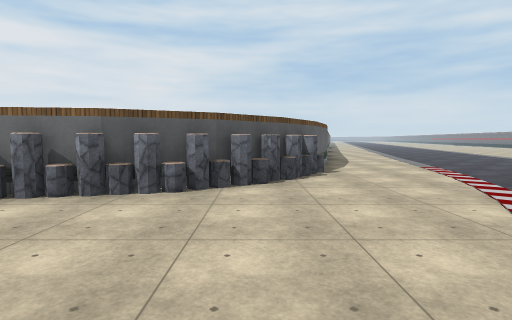
view 1 (above)

20 first-person views from a walk through a 3-D level made in the Unity game engine. The camera is 1.5 m above the floor, tilts 4° down and sees 80° across. The floor is counted in squares, 2 m on a side. Each view is taken from the middle of a square. On the plan, view 1 faces up. The plan holds only what a view shows up to about 10 squares ahead; the rest is blank. The place goes on beyond the plan. Some surface patterns are stand-ins.

view 2
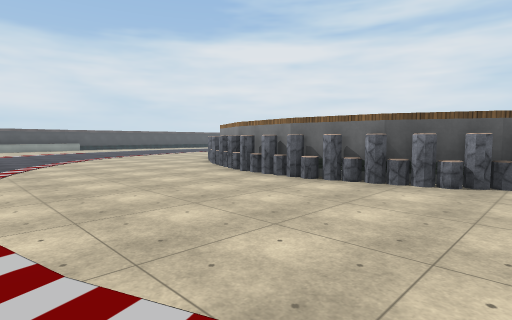

view 3
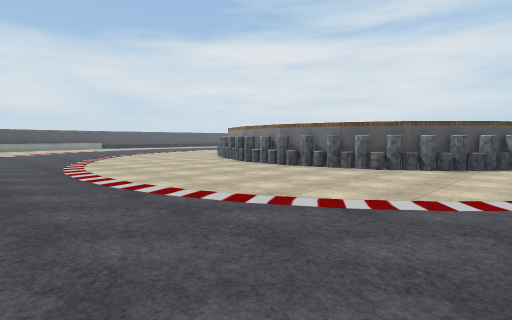

view 4
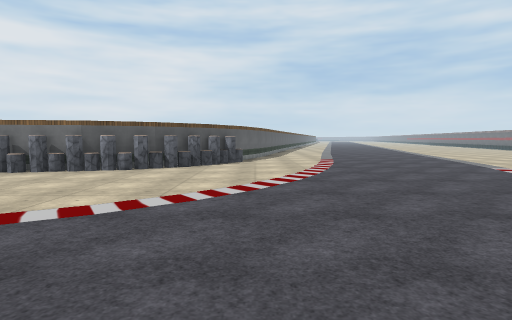

view 5
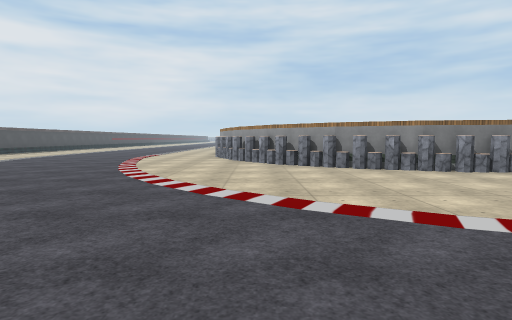

view 6
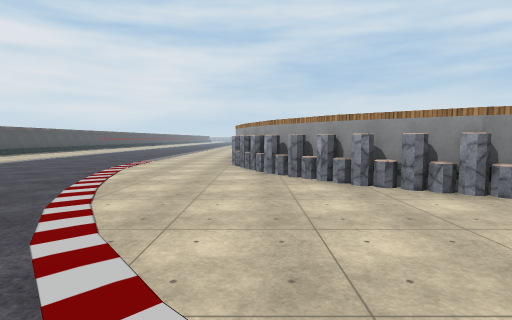

view 7
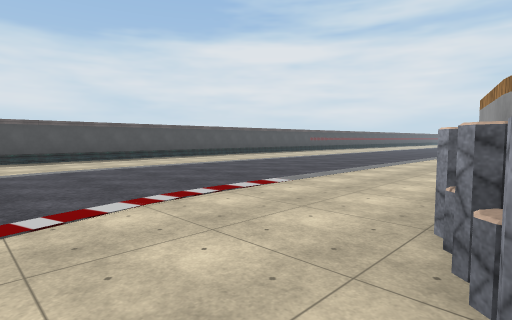

view 8
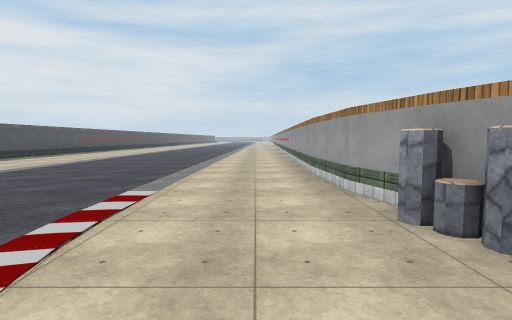

view 9
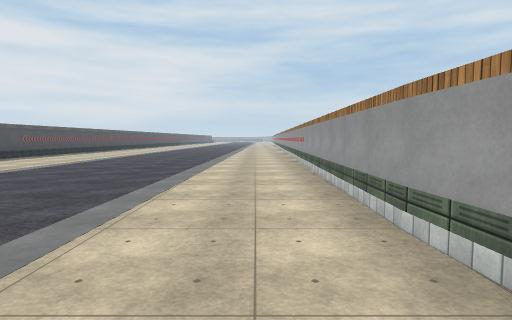

view 10
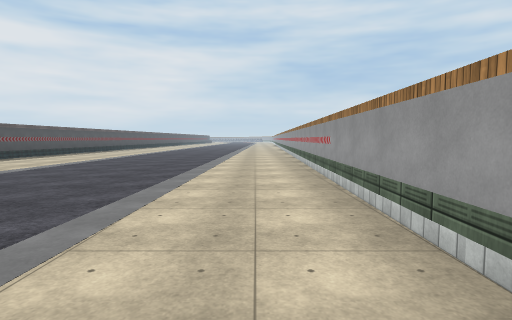

view 11
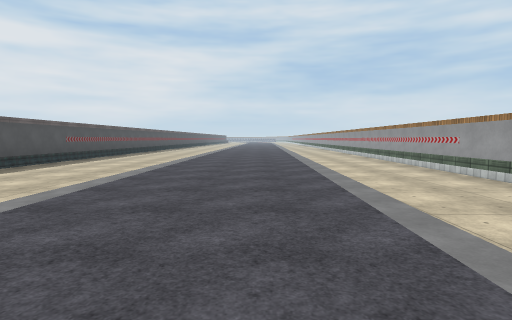

view 12
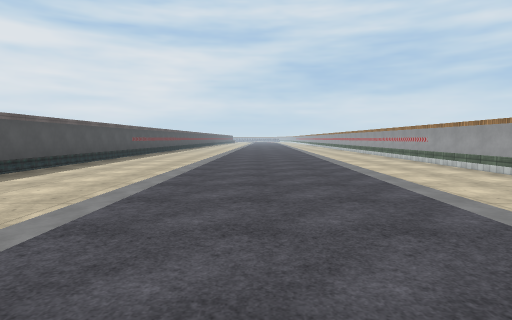

view 13
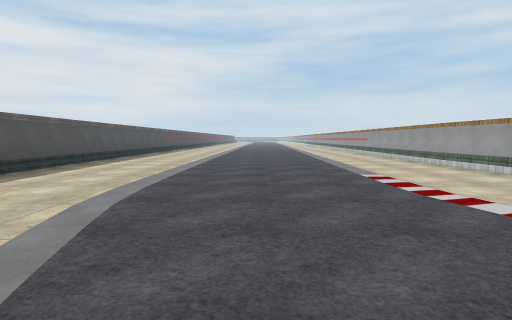

view 14
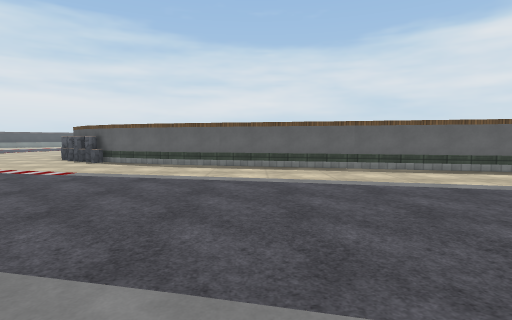

view 15
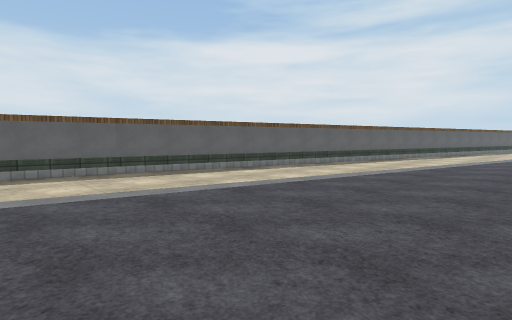

view 16
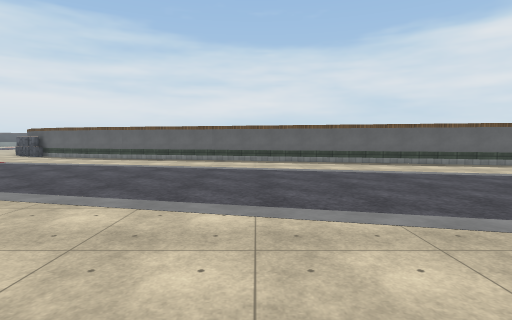

view 17
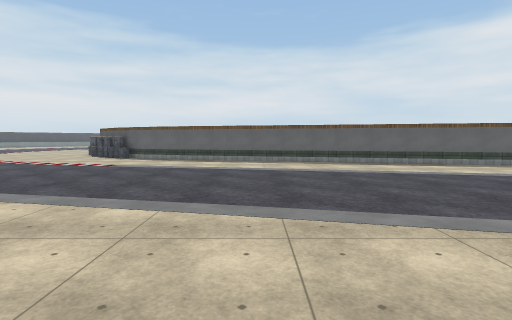

view 18
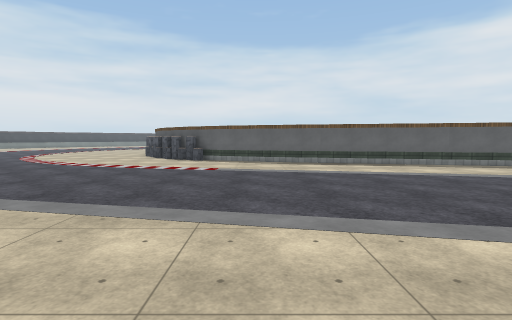

view 19
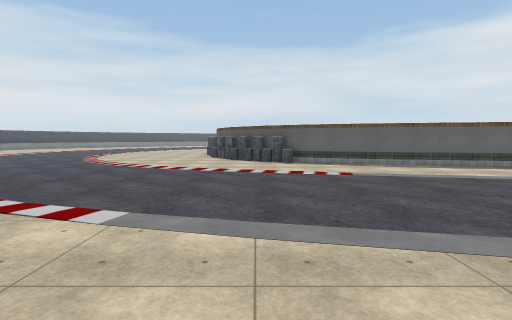

view 20
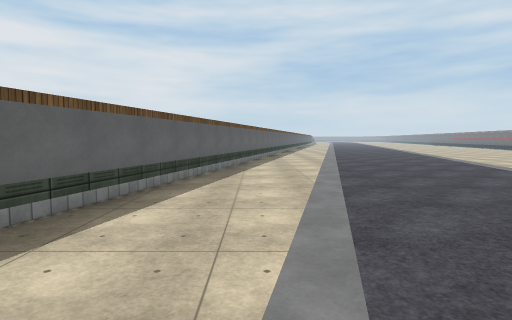

### Floor plan
Points are (right, up) in squares from view 1. A wall is a line through its corners. A room is listed if a view was taken in it or the views show most of it. See-through windows are left out.
Room 1 (views 1, 2, 3, 4, 5, 6, 7, 8, 9, 10, 11, 12, 13, 14, 15, 16, 17, 18, 19, 20)
walls: (-3.3, 3.6) (-4.3, 3.8); (-3.9, 4.1) (-5.8, 4.3); (-3.2, 3.8) (-4, 3.5); (-4.8, 4) (-5.2, 3.8); (-6, 4) (-6.5, 4.3) (-6.7, 4.3); (-2.1, 4.3) (-4.1, 4.1); (-6, 4.4) (-6.5, 4.6); (-1.7, 4.6) (-2.2, 4.3); (-1.4, 4.3) (-1.8, 4); (-1.1, 4.2) (-1.6, 4.2); (-6.7, 4.7) (-7.9, 5.3); (-0.4, 4.6) (-0.9, 4.5); (-7.8, 4.7) (-8.4, 5.3); (-7.9, 5.2) (-9.6, 6.6); (0.2, 5.2) (0, 4.8); (0.7, 5.5) (0.2, 5.4); (0.6, 6.2) (-0.6, 5.1) (-1.5, 4.6); (-8.9, 5.8) (-9.4, 5.8); (-9.1, 5.6) (-9.4, 5.9); (1, 6.4) (0.9, 5.9); (1.2, 6.2) (0.8, 5.9); (-9.5, 6.5) (-10.6, 8.1); (-9.9, 6.3) (-10.1, 6.9); (1.4, 7.7) (0.4, 6.1); (-10.3, 7.4) (-10.8, 7.6); (-11.1, 8.2) (-11.2, 8.8) (-11.4, 9); (2.2, 9.4) (1.5, 7.5); (-11.1, 9.3) (-11.3, 9.9) (-11.7, 11.4); (-11.5, 9.3) (-11.6, 9.8); (-11.7, 11.2) (-11.9, 15.9); (-11.7, 15.7) (-11.5, 22.6); (5.4, 22.6) (2.1, 9.4)

Positions as (right, up) in squares from view 1, and headings:
1: (0, 0), facing up
2: (0, -1), facing up-left
3: (2, -3), facing up-left
4: (2, -3), facing up
5: (-10, -3), facing up
6: (-11, 1), facing up
7: (-11, 7), facing up-left
8: (-13, 7), facing up
9: (-13, 11), facing up
10: (-13, 14), facing up
11: (-16, 13), facing up
12: (-17, 10), facing up
13: (-17, 5), facing up
14: (11, 12), facing left
15: (10, 12), facing up-left
16: (14, 16), facing left
17: (13, 12), facing left
18: (12, 9), facing left
19: (11, 6), facing left
20: (6, 14), facing up
